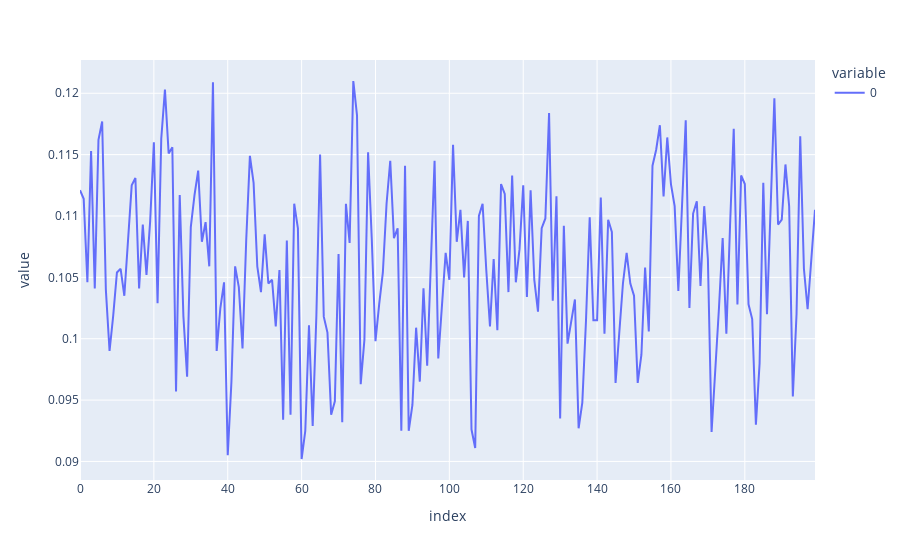

The notebook cell saved with this chart:
### Code cell
px.line(history.history['val_accuracy'])

### Figure 1 — Plotly figure (JSON) as saved in the notebook; plotly's stock layout.template omitted (floating-point values rounded to 4 significant figures; data arrays with more than 128 entries replaced by an {"elided": "..."} marker saying what was removed)
{"data": [{"hovertemplate": "variable=0<br>index=%{x}<br>value=%{y}<extra></extra>", "legendgroup": "0", "line": {"color": "#636efa", "dash": "solid"}, "mode": "lines", "name": "0", "orientation": "v", "showlegend": true, "type": "scatter", "x": {"elided": "200 int values"}, "xaxis": "x", "y": {"elided": "200 float values"}, "yaxis": "y"}], "layout": {"autosize": true, "legend": {"title": {"text": "variable"}, "tracegroupgap": 0}, "margin": {"t": 60}, "xaxis": {"anchor": "y", "autorange": true, "domain": [0, 1], "range": [0, 199], "title": {"text": "index"}, "type": "linear"}, "yaxis": {"anchor": "x", "autorange": true, "domain": [0, 1], "range": [0.08849, 0.1227], "title": {"text": "value"}, "type": "linear"}}}
